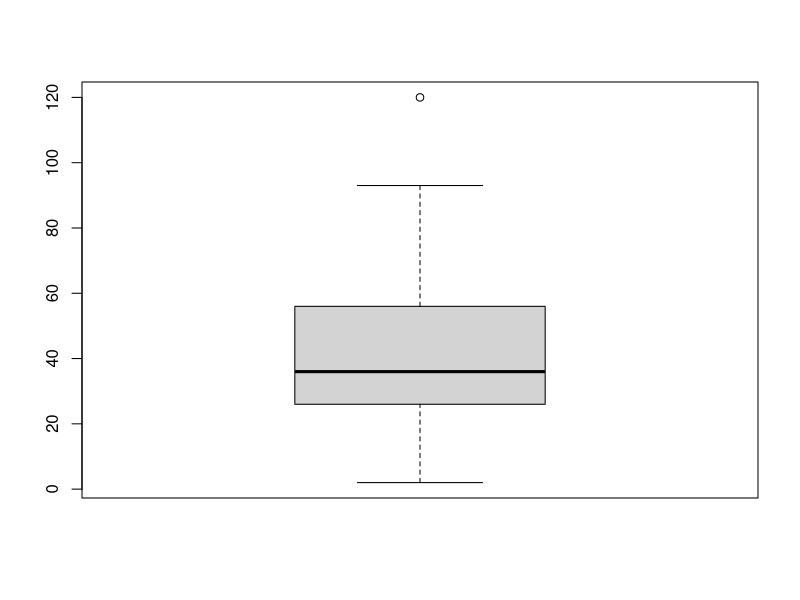

This figure's R source:
library(MASS)
head(Cars93)
?Cars93
for(i in 1:27){
  print(i)
  print(table(is.na(Cars93[,i])))
}

mean(Cars93$Luggage.room, na.rm=T)*28.3
boxplot(cars$dist)$stat
mean(ifelse(cars$dist<2|cars$dist>93,NA, cars$dist),na.rm=T)
